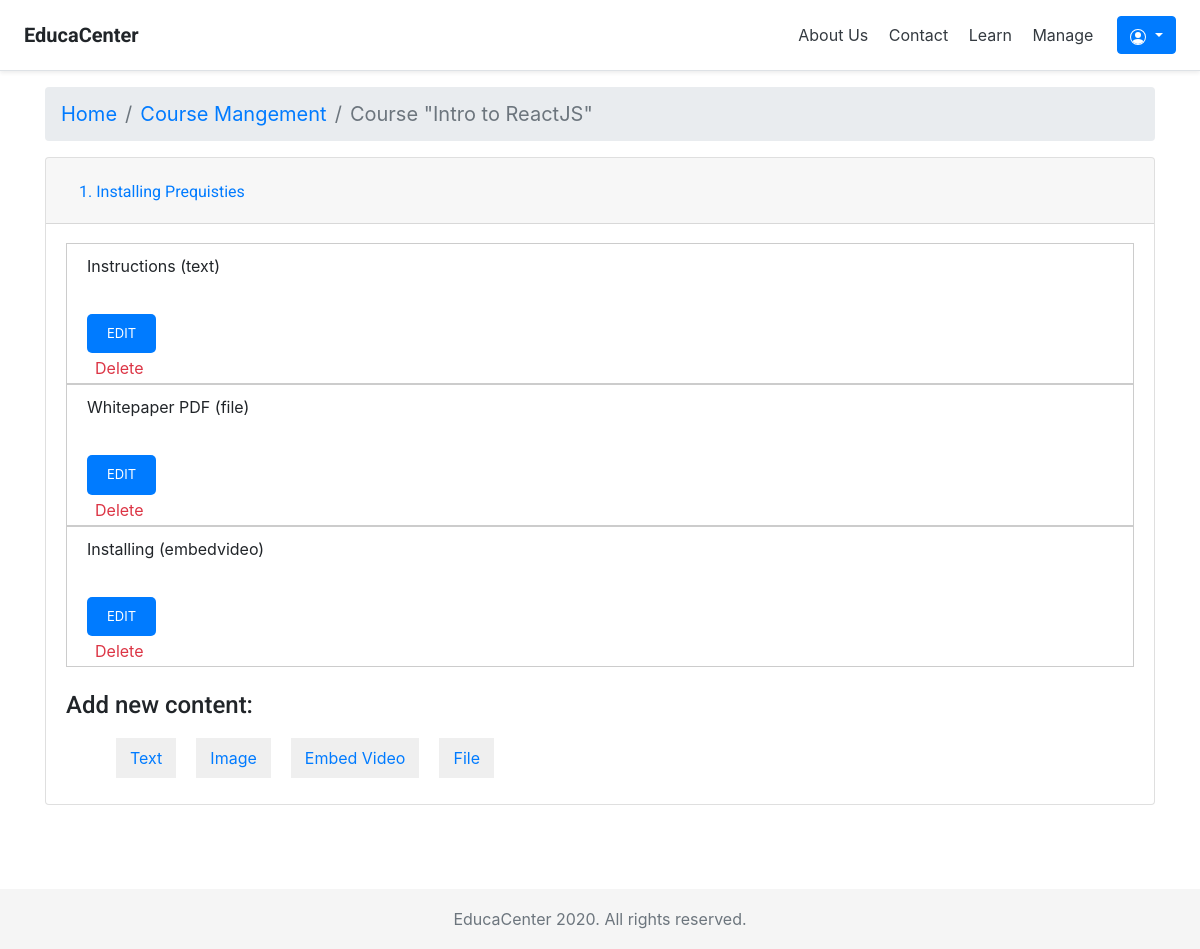
The page /courses/module/5/ (signed in) on the database as committed earlier.
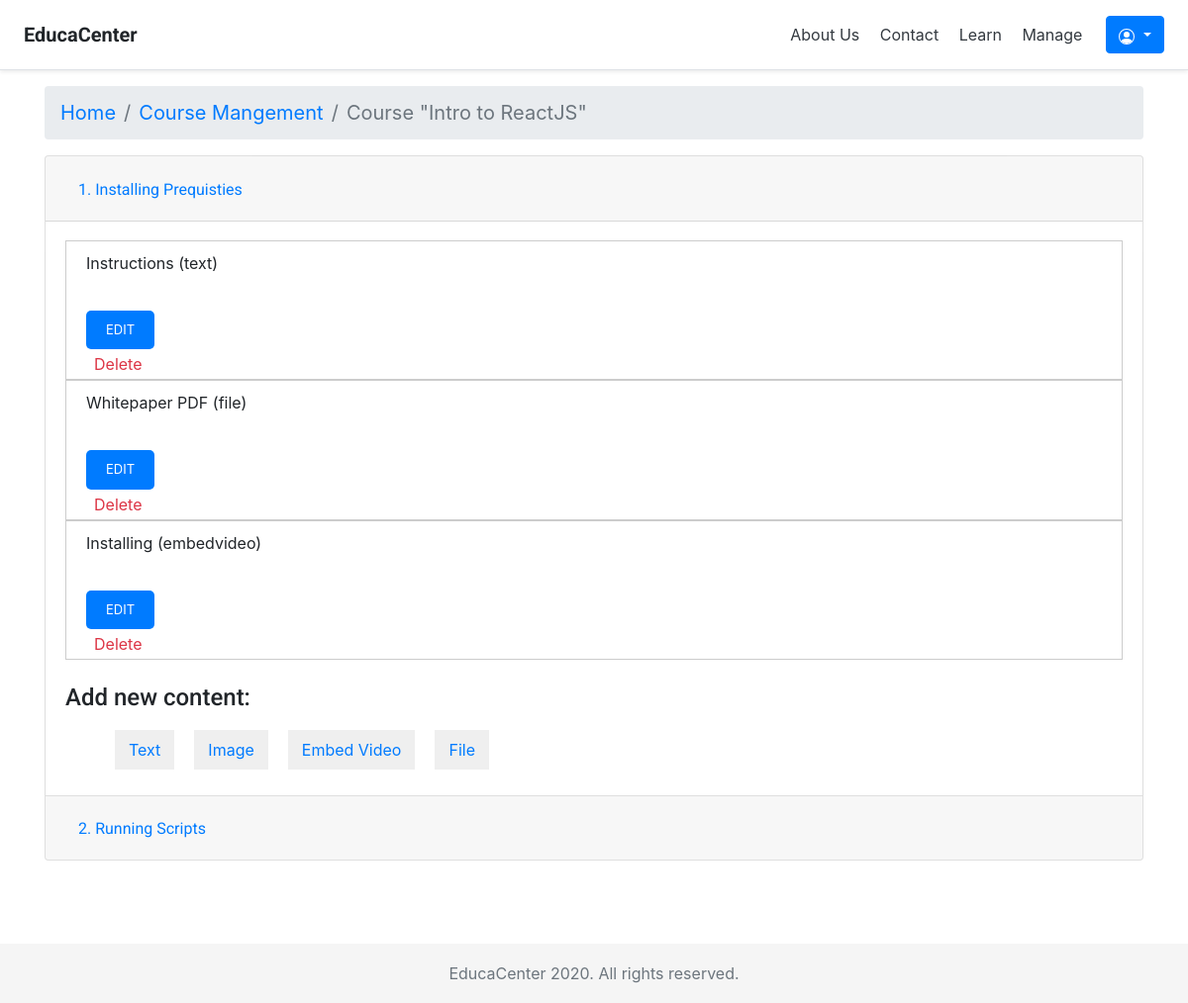
The same page on the database as committed later.
### courses/models.py (models this page shows, shortened)
class Module(models.Model):
    course = models.ForeignKey(Course,
                        related_name='modules',
                        on_delete=models.CASCADE)
    title = models.CharField(max_length=200)
    description = models.TextField(blank=True)
    order = OrderField(blank=True, for_fields=['course'])
    class Meta:
        ordering = ['order']

class Content(models.Model):
    module = models.ForeignKey(Module,
                        related_name='contents',
                        on_delete=models.CASCADE)
    content_type = models.ForeignKey(ContentType,
                        on_delete=models.CASCADE,
                        limit_choices_to={'model__in':(
                            'text','embedvideo','image','file')})
    object_id = models.PositiveIntegerField()
    item = GenericForeignKey('content_type', 'object_id')
    order = OrderField(blank=True, for_fields=['module'])
    class Meta:
        ordering = ['order']

class ItemBase(models.Model):
    owner = models.ForeignKey(User,
                        related_name='%(class)s_related',
                        on_delete=models.CASCADE)
    title = models.CharField(max_length=250)
    created = models.DateTimeField(auto_now_add=True)
    updated = models.DateTimeField(auto_now=True)
    class Meta:
        abstract = True
    def __str__(self):
        return self.title

class Text(ItemBase):
    content = models.TextField()

class File(ItemBase):
    file = models.FileField(upload_to='files')

class EmbedVideo(ItemBase):
    url = models.URLField()

### courses/views.py (the view)
class ModuleContentListView(TemplateResponseMixin, View):
    template_name = 'courses/manage/module/content_list.html'
    def get(self, request, module_id):
        module = get_object_or_404(Module,
                                id=module_id,
                                course__owner=request.user)
        return self.render_to_response({'module': module})

### courses/templatetags/course.py (called while the page is built)
@register.filter
def model_name(obj):
    try:
        return obj._meta.model_name
    except AttributeError:
        return None

### courses/templates/courses/manage/module/content_list.html (shortened to what this page needs)
{% extends "base.html" %}
{% load course %}
{% block content %}
{% with course=module.course %}
<nav aria-label="breadcrumb">
  <ol class="breadcrumb"  style="font-size: 20px;">
    <li class="breadcrumb-item"><a href="{% url "course_list" %}">Home</a></li>
    <li class="breadcrumb-item"><a href="{% url "manage_course_list" %}">Course Mangement</a></li>
    <li class="breadcrumb-item active" aria-current="page">Course "{{ course.title }}"</li>
  </ol>
</nav>
<div class="accordion" id="accordionExample">
{% for m in course.modules.all %}
  <div class="card">
    <div class="card-header" id="heading{{ m.id }}">
      <h2 class="mb-0">
        <button class="btn btn-link" type="button" data-toggle="collapse" data-target="#collapse{{ m.id }}" aria-expanded="true" aria-controls="collapse{{ m.id }}">
          <li style="list-style-type: none;" data-id="{{ m.id }}" {% if m == module %} class="selected" {% endif %}>
            <a href="{% url "module_content_list" m.id %}">
                <span>
            <span class="order">{{ m.order|add:1 }}.</span>
                </span>
                {{ m.title }}
            </a>
        </li>
        </button>
      </h2>
    </div>
    <div id="collapse{{ m.id }}" {% if m == module %}  class="collapse show" {% else %} class="collapse hide" {% endif %} aria-labelledby="heading{{ m.id }}" data-parent="#accordionExample">
      <div class="card-body">
    <div id="module-contents">
        {% for content in module.contents.all %}
        <div data-id="{{ content.id }}">
            {% with item=content.item %}
            <p>{{ item }} ({{ item|model_name }})</p>
            <a href="{% url "module_content_update" module.id item|model_name item.id%}"><button type="button" class="btn btn-primary" style="border-radius:5px;
    font-size:13px;
    text-transform:uppercase;
    border:none;
    padding:10px 20px;
    margin:20px 0;">Edit </button></a>
            <form action="{% url "module_content_delete" content.id %}" method="post">
                <input type="submit" class="button" value="Delete">
            </form>
            {% endwith %}
        </div>
        {% empty %}
        <p>This module has no contents yet.</p>
        {% endfor %}
    </div> <br>
    <h4>Add new content:</h4>
    <ul class="content-types">
        <li><a href="{% url "module_content_create" module.id "text" %}">
                Text</a></li>
        <li><a href="{% url "module_content_create" module.id "image" %}">
                Image</a></li>
        <li><a href="{% url "module_content_create" module.id "embedvideo" %}">
                Embed Video</a></li>
        <li><a href="{% url "module_content_create" module.id "file" %}">
                File</a></li>
    </ul>
</div>
    </div>
  </div>
  {% endfor %}
  </div>
  <br>
{% endwith %}
{% endblock %}

Rows that differ between the two databases and show on the page:
added Module: order|add "2", title "Running Scripts"
